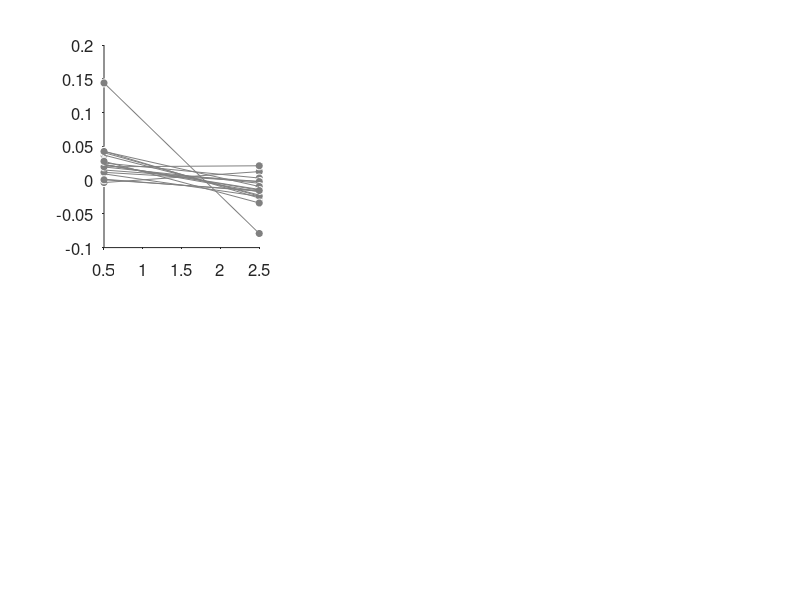

MATLAB code to generate this figure: (Note: this script raises an error after producing the figure.)
%% clear contents and add function folder with subfolders

clear
close all
clc

homedir = mfilename('fullpath');
funcdir = [homedir(1:end-14) 'functions'];
addpath(genpath(funcdir))

%% load the data

load data_fig7c.mat

% Relevant variables are:
% conn_c: Stimulus and action decoder output correlation computed on correct trials
% conn_e: Stimulus and action decoder output correlation computed on error trials


%% Figure 7c

figure
yl = [-0.18 0.18]; %y-axis limit

%correct trials
subplot(2,3,1)
hold on

plot(0.5,squeeze(conn_c(:,1)),'wo','MarkerFaceColor',[1 1 1]*.5)
plot(2.5,squeeze(conn_c(:,2)),'wo','MarkerFaceColor',[1 1 1]*.5)
plot([0.5 2.5],conn_c,'Color',[1 1 1]*.5)
box off
set(gca,'tickdir','out','fontsize',12) 
bar(squeeze(rmean(conn_c)),'EdgeColor','none')
wse(conn_c(~isnan(sum(conn_c,2)),:),1);

%run stats and display in command window and figure
stats = permtestnds(conn_c(:,1), zeros(size(conn_c(:,1))), 10000,0.05,'both'); %rule 1
text(1,0.02,['p = ' num2str(stats.p)],'HorizontalAlignment','center')
stats = permtestnds(conn_c(:,2), zeros(size(conn_c(:,2))), 10000,0.05,'both'); %rule 2
text(2,-0.02,['p = ' num2str(stats.p)],'HorizontalAlignment','center')
stats = permtestnds(conn_c(:,1), conn_c(:,2), 10000,0.05,'both'); %rule 1 vs rule 2
title(['Correct: p = ' num2str(stats.p)])
ylim(yl)
set(gca,'ytick',yl(1):0.05:yl(2),'xtick',1:2)
xlabel('Rule')

%error trials
subplot(2,3,2)
hold on

plot(0.5,squeeze(conn_e(:,1)),'wo','MarkerFaceColor',[1 1 1]*.5)
plot(2.5,squeeze(conn_e(:,2)),'wo','MarkerFaceColor',[1 1 1]*.5)
plot([0.5 2.5],conn_e,'Color',[1 1 1]*.5)
box off
set(gca,'tickdir','out','fontsize',12) 
bar(squeeze(rmean(conn_e)),'EdgeColor','none')
wse(conn_e(~isnan(sum(conn_e,2)),:),1);

%run stats and display in command window and figure
stats = permtestnds(conn_e(:,1), zeros(size(conn_e(:,1))), 10000,0.05,'both');
text(1,0.02,['p = ' num2str(stats.p)],'HorizontalAlignment','center')
stats = permtestnds(conn_e(:,2), zeros(size(conn_e(:,2))), 10000,0.05,'both');
text(2,-0.02,['p = ' num2str(stats.p)],'HorizontalAlignment','center')
stats = permtestnds(conn_e(:,1), conn_e(:,2), 10000,0.05,'both');
title(['Error: p = ' num2str(stats.p)])
[~, ~, ~,s] = ttest(conn_e(:,1)-conn_e(:,2));
BF = t1smpbf(s.tstat,sum(~isnan(conn_e(:,1))));
text(1.5,0.05,['BF = ' num2str(BF)],'HorizontalAlignment','center')
ylim(yl)
set(gca,'ytick',yl(1):0.05:yl(2),'xtick',1:2)
xlabel('Rule')


% correct vs error trials
subplot(2,3,3)
hold on

a = conn_c-conn_e;
plot(0.5,squeeze(a(:,1)),'wo','MarkerFaceColor',[1 1 1]*.5)
plot(2.5,squeeze(a(:,2)),'wo','MarkerFaceColor',[1 1 1]*.5)
plot([0.5 2.5],a,'Color',[1 1 1]*.5)
box off
set(gca,'tickdir','out','fontsize',12) 
bar(squeeze(rmean(a)),'EdgeColor','none')
wse(a(~isnan(sum(a,2)),:),1);

%run stats and display in command window and figure
stats = permtestnds(a(:,1), zeros(size(a(:,1))), 10000,0.05,'both'); %rule 1
text(1,0.02,['p = ' num2str(stats.p)],'HorizontalAlignment','center')
stats = permtestnds(a(:,2), zeros(size(a(:,2))), 10000,0.05,'both'); %rule 2
text(2,-0.02,['p = ' num2str(stats.p)],'HorizontalAlignment','center')
stats = permtestnds(a(:,1), a(:,2), 10000,0.05,'both'); %rule 1 vs rule 2
title(['Correct vs error: p = ' num2str(stats.p)])
ylim(yl)
set(gca,'ytick',yl(1):0.05:yl(2),'xtick',1:2)
xlabel('Rule')





